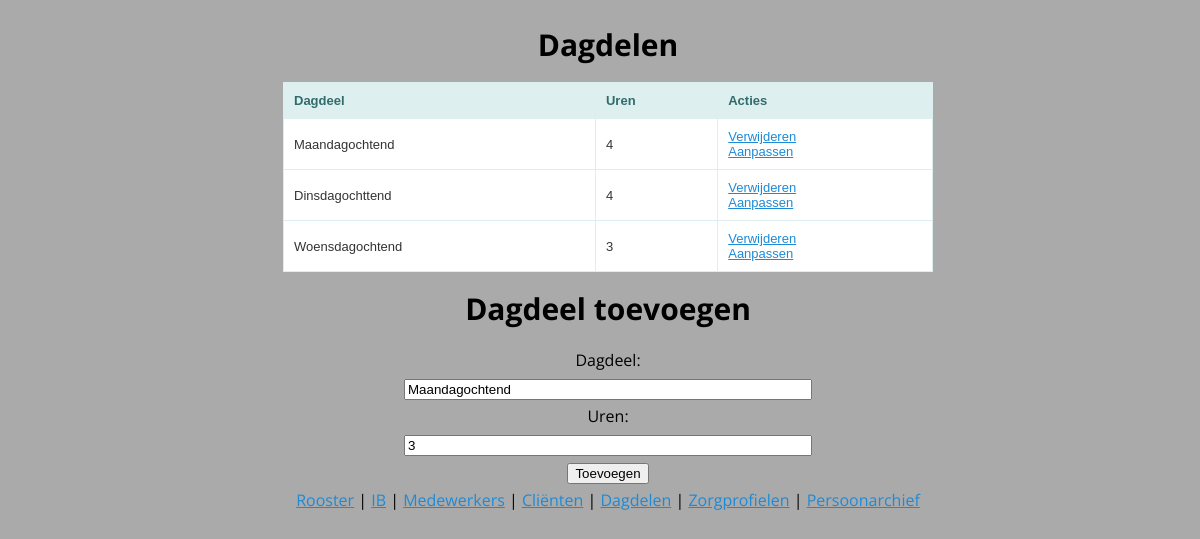
Page /doles/ on the earlier database version.
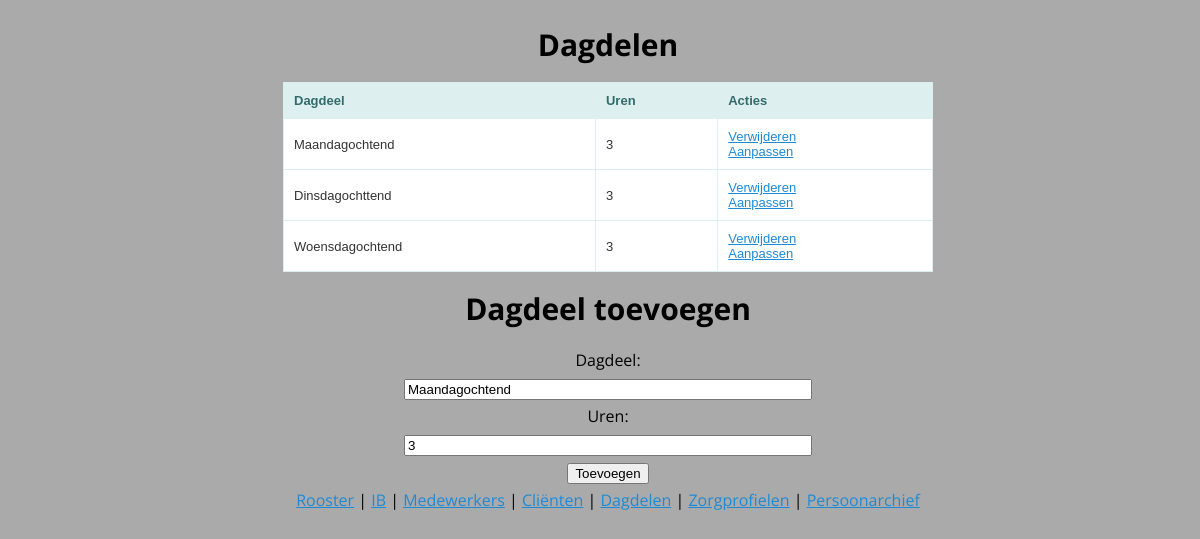
Same page on the later database version.
### roosterapp/sql.py (models this page shows)
class Dole(Base):
    __tablename__ = 'doles'
    id = Column(Integer, primary_key = True)
    name = Column(String(127))
    hours = Column(Integer, default=1)
    occupation = relationship("Presence", backref="dole", cascade="delete, delete-orphan")

### roosterapp/routes.py (the view)
@dole_crud.route('/', methods=['GET'])
def show_doles():
    doles = app.db.session.query(Dole).all()
    return render_template('index_doles.html', doles = doles)

### roosterapp/templates/index_doles.html (shortened to what this page needs)
{% extends 'base.html' %}
{% block body %}
<h1> Dagdelen </h1>
{% if doles|length < 1 %}
    <h4>Er zijn nog geen dagdelen in het systeem. Voeg er hieronder een toe.</h4>
{% else %}
    <table style="width: 50em;">
        <tr>
            <th>Dagdeel</th>
            <th>Uren</th>
            <th>Acties</th>
        </tr>
        {% for dole in doles %}
            <tr>
                <td>{{ dole.name }}</td>
                <td>{{ dole.hours }}</td>
                <td>
                    <a href="delete/{{ dole.id }}">Verwijderen</a>
                    <br>
                    <a href="update/{{ dole.id }}">Aanpassen</a>
                </td>
            </tr>
        {% endfor %}
    </table>
{% endif %}
<h1>Dagdeel toevoegen</h1>
<form action="/doles/add" method="POST" style="width:50em;text-align: center;">
    <label for="dole_name">Dagdeel:</label><br>
    <input type="text" name="dole_name" id="dole_name" value="Maandagochtend" style="width: 50%;"><br>
    <label for="hours">Uren:</label><br>
    <input type="text" name="hours" id="hours" value="3" style="width: 50%;"><br>
    <input type="submit" value="Toevoegen">
</form>
{% endblock %}

Differences in the rows shown:
changed Dole "Maandagochtend": hours "4" → "3"
changed Dole "Dinsdagochttend": hours "4" → "3"
